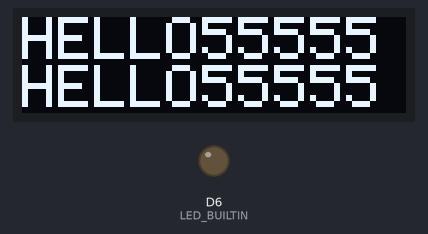
A sketch run on a simulated Arduino MKR. On the bench: 128×32 one-colour display, output pins drawn as LEDs (lit = HIGH).

Above: at 0.1 s.
At 10.1 s:
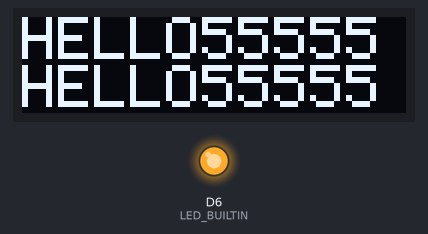
Timing chart, 0 to 126.7 s (numbered marks = the images above):
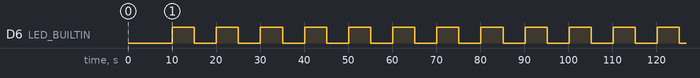

The sketch:

Display_sleep_withText.ino
```cpp
#include <Adafruit_GFX.h>
#include <Adafruit_SSD1306.h>
#include <ArduinoLowPower.h>

// Define the display width and height
#define SCREEN_WIDTH 128 // OLED display width, in pixels
#define SCREEN_HEIGHT 32 // OLED display height, in pixels

// Define the I2C address of the display
#define OLED_ADDR   0x3C // Change this if your display has a different address

// Create an Adafruit_SSD1306 object
Adafruit_SSD1306 display(SCREEN_WIDTH, SCREEN_HEIGHT, &Wire, -1);
uint8_t brightness = 1;   //The brightness to set the LED to when the button is pushed

void setup() {
  // Initialize the display
  if(!display.begin(SSD1306_SWITCHCAPVCC, OLED_ADDR)) {
    Serial.println(F("SSD1306 allocation failed"));
    while (1); // Don't proceed, loop forever
  }
  display.clearDisplay();
  // Set text size and color
  display.setTextSize(2);
  display.setTextColor(SSD1306_WHITE);
  display.setCursor(0,0);
  display.display();
  pinMode(LED_BUILTIN, OUTPUT);
  digitalWrite(LED_BUILTIN, LOW);
}

void loop() {
  display.clearDisplay();  //Clear the display buffer
  display.setCursor(0,0);
  display.println("HELLO55555");
  display.print("HELLO55555");
  display.display();
  delay(5000);
  digitalWrite(LED_BUILTIN, LOW); // Show we're asleep
  LowPower.sleep(5000);
  digitalWrite(LED_BUILTIN, HIGH); // Show we're awake
}
```

Measured:
- by itself, D6 (LED_BUILTIN): alternates HIGH for 5.0 s and LOW for 5.0 s
